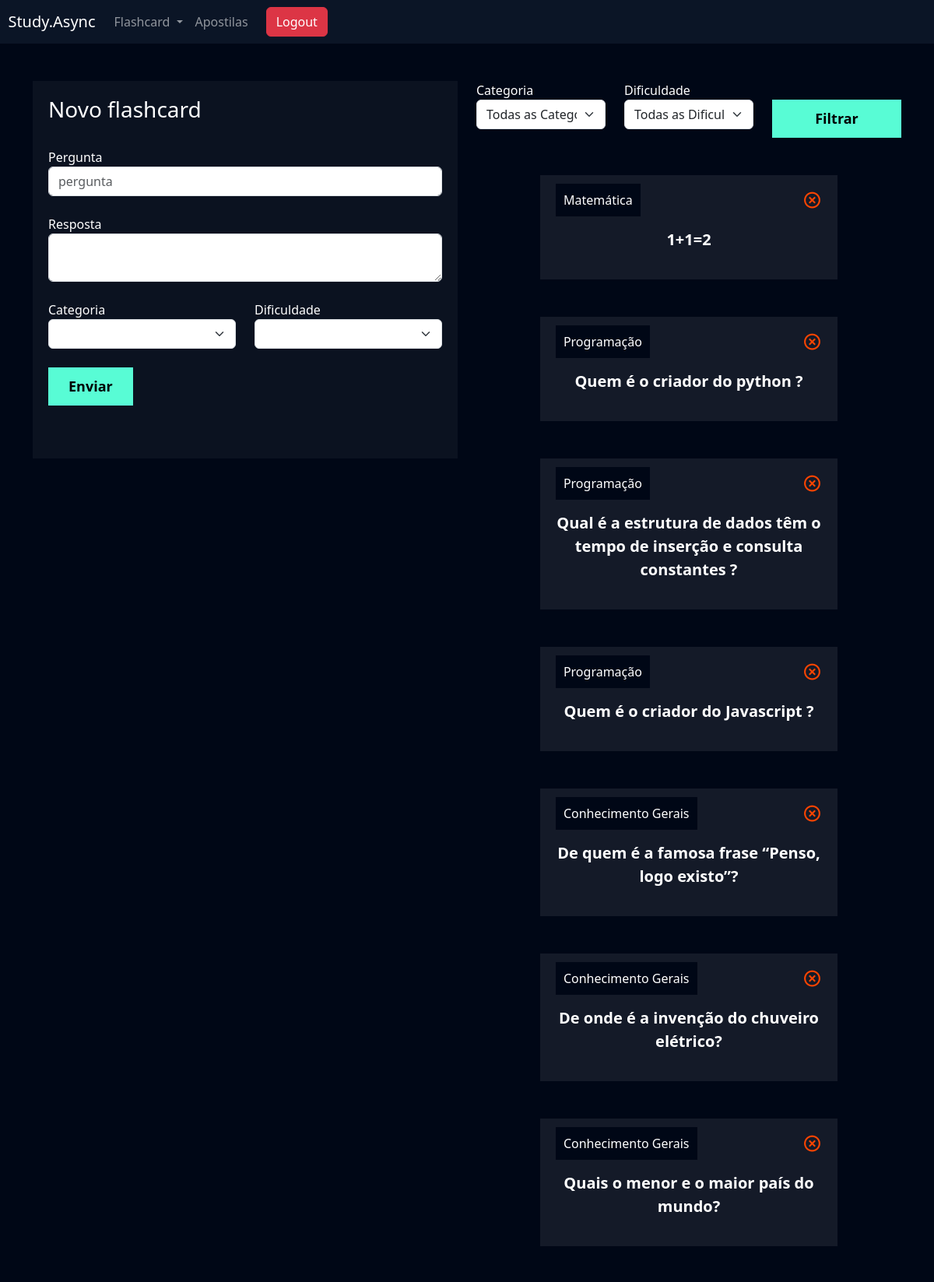
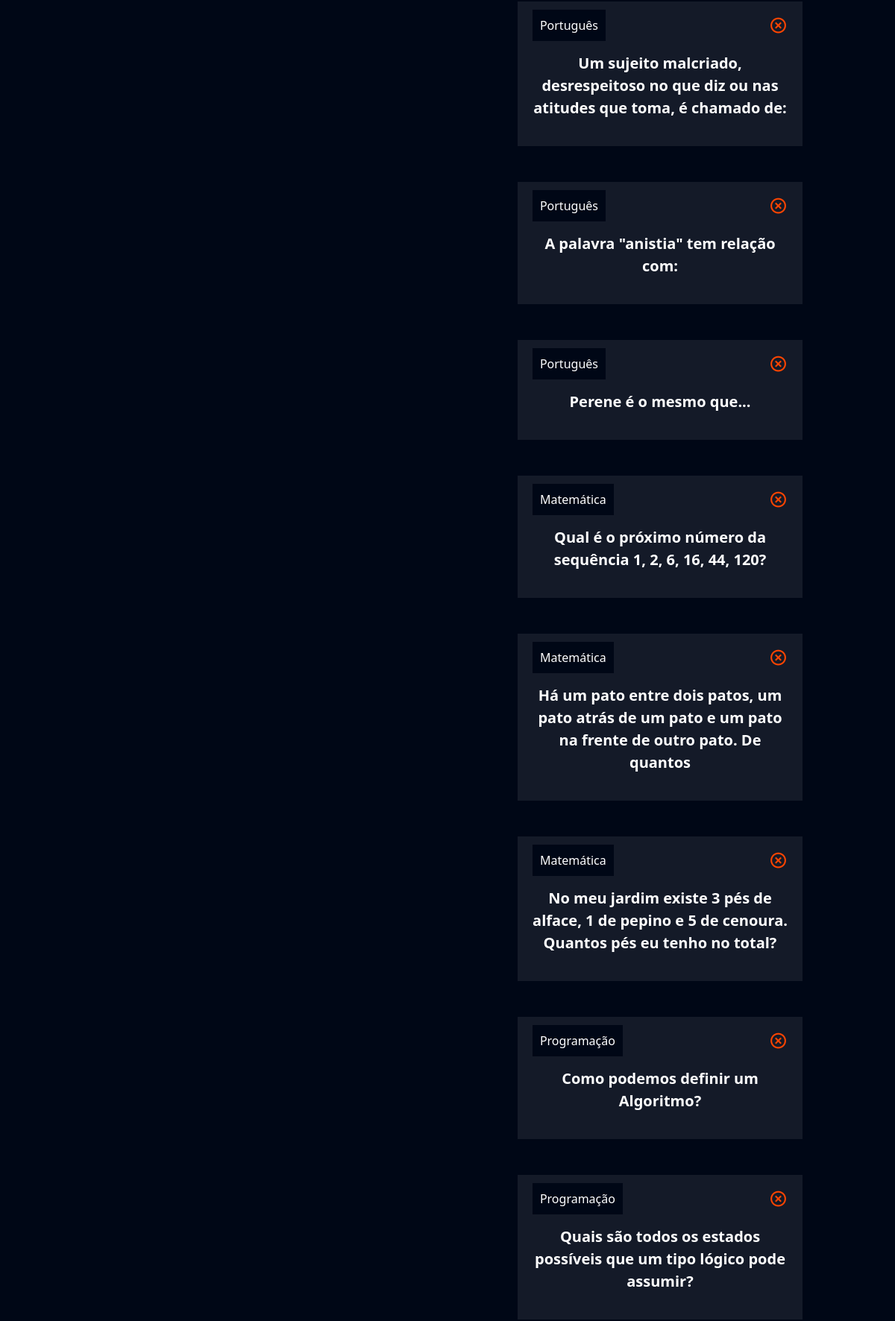
Page /flashcard/novo_flashcard/ (signed in, upper part) on the committed database (2 pictures, top to bottom).
### flashcard/models.py (models this page shows, shortened)
class Flashcard(models.Model):
    DIFICULDADE_CHOICES = (('D', 'Difícil'), ('M', 'Médio'), ('F', 'Fácil'))
    user = models.ForeignKey(User, on_delete=models.DO_NOTHING)
    pergunta = models.CharField(max_length=100)
    resposta = models.TextField()
    categoria = models.ForeignKey(Categoria, on_delete=models.DO_NOTHING)
    dificuldade = models.CharField(max_length=1, choices=DIFICULDADE_CHOICES)

class Categoria(models.Model):
    nome = models.CharField(max_length=20)
    def __str__(self):
        return self.nome

### flashcard/views.py (the view, shortened to what this page needs)
# urls.py: path('novo_flashcard/',views.novo_flashcard,name='novo_flashcard'),
def novo_flashcard(request):
    if not request.user.is_authenticated:
        return redirect(reverse('login'))
    if request.method == 'GET':
        categorias = Categoria.objects.all()
        dificuldades = Flashcard.DIFICULDADE_CHOICES
        flashcards = Flashcard.objects.filter(user=request.user)
        categoria_filtrar = request.GET.get('categoria')
        dificuldade_filtrar = request.GET.get('dificuldade')
        if categoria_filtrar:
            flashcards = flashcards.filter(categoria__id=categoria_filtrar)
        if dificuldade_filtrar:
            flashcards = flashcards.filter(dificuldade=dificuldade_filtrar)
        return render(request,'novo_flashcard.html',{'categorias':categorias,'dificuldades':dificuldades,'flashcards':flashcards})

### flashcard/templates/novo_flashcard.html (shortened to what this page needs)
{% extends "base.html" %}
{% load static %}
{% block 'cabecalho' %}
    <link href="{% static 'usuarios/css/cadastro.css' %}" rel="stylesheet">
    <link href="{% static 'flashcard/css/novo_flashcard.css' %}" rel="stylesheet">
    <link href='https://unpkg.com/boxicons@2.1.4/css/boxicons.min.css' rel='stylesheet'>
{% endblock 'cabecalho' %}
{% block 'conteudo' %}
{% include 'partials/header.html' %}
    <div class="container">
        <br>
        <br>
        <div class="row">
            <div class="col-md">
                <div class="box-form">
                    <form action="{% url 'novo_flashcard' %}" method="POST"> {% csrf_token %}
                        <h3>Novo flashcard</h3>
                        <br>
                        <label>Pergunta</label>
                        <input type="text" class="form-control" placeholder="pergunta" name="pergunta">
                        <br>
                        <label>Resposta</label>
                        <textarea class="form-control" name="resposta"></textarea>
                        <br>
                        <div class="row">
                                <div class="col-md">
                                    <label for="categoria">Categoria</label>
                                    <select class="form-select" name="categoria" id="categoria">
                                        <option value=""></option>
                                        {% for categoria in categorias %}
                                            <option value="{{categoria.id}}">{{categoria.nome}}</option>
                                        {% endfor %}
                                    </select>
                                </div>
                                <div class="col-md">
                                    <label for="">Dificuldade</label>
                                    <select class="form-select" name="dificuldade">
                                        <option value=""></option>
                                        {% for dificuldade in dificuldades %}
                                            <option value="{{dificuldade.0}}">{{dificuldade.1}}</option>
                                        {% endfor %}
                                    </select>
                                </div>
                        </div>
                        <br>
                        <input type="submit" value="Enviar" class="btn-cadastro">
                        <br>
                        <br>
                        <br>
                    </form>
                </div>
            </div>
            <div class="col-md">
                <form action="{% url 'novo_flashcard' %}" method="GET">
                    <div class="row">
                        <div class="col-md">
                            <label for="">Categoria</label>
                            <select name="categoria" id="" class="form-select">
                                <option value="">Todas as Categorias</option>
                            </select>
                        </div>
                        <div class="col-md">
                            <label for="">Dificuldade</label>
                            <select name="dificuldade" id="" class="form-select">
                                <option value="">Todas as Dificuldades</option>
                            </select>
                        </div>
                        <div class="col-md">
                            <br>
                            <input type="submit" style="width: 100%" value="Filtrar" class="btn-cadastro">
                        </div>
                    </div>
                </form>
                <br>
                <br>
                {% for flashcard in flashcards %}
                    <div class="box-new-flashcard" onclick="flip_card({{flashcard.id}});">
                        <div class="flashcard ">
                            <div class="flashcard-categoria">
                                {{flashcard.categoria}}
                            </div>
                            <a href="{% url 'deletar_flashcard' flashcard.id %}"><i class='icone-exit bx bx-x-circle'></i></a>
                            <br>
                            <br>
                            <div class="flashcard-box-item">
                                <p class="flashcard-item">{{flashcard.pergunta}}</p>
                            </div>
                        </div>
                    </div>
                    <br>
                    <br>
                {% endfor %}
            </div>
        </div>
    </div>
{% endblock 'conteudo' %}

### templates/static/geral/css/base.css (style rules this page uses)
:root { --main-color: #0b1526; --dark-color: #000716; --secondary-dark-color: rgb(15, 2, 26); --light-color: #00c1f3; --contrast-color: #f4c96b; --differential-color: #58fcd5; }
body { background-color: var(--dark-color) !important; color: white !important; }

### templates/static/usuarios/css/cadastro.css (style rules this page uses)
* { margin: 0; padding: 0; }
.box-form { padding: 20px; background-color: rgba(217,217,217, .05); color: white !important; }
.btn-cadastro { padding: 10px; background-color: #58fcd5; border: none; border: 1px solid #58fcd5; font-size: 18px; font-weight: bold; padding-left: 25px; padding-right: 25px; }

### templates/static/flashcard/css/novo_flashcard.css (style rules this page uses)
.box-new-flashcard { width: 70%; margin: auto; }
.flashcard { background-color: rgba(255, 255, 255, .08); padding: 20px; }
.flashcard-box-item { text-align: center; }
.flashcard p { font-size: 20px; font-weight: bold; cursor: pointer; }
.flashcard-categoria { background-color: var(--dark-color); display: inline; padding: 10px; }
.icone-exit { float: right; font-size: 25px; color: orangered; }

### rows in the picture
Flashcard: categoria "Matemática", pergunta "1+1=2"
Flashcard: categoria "Programação", pergunta "Quem é o criador do python ?"
Flashcard: categoria "Programação", pergunta "Qual é a estrutura de dados têm o tempo de inserção e consulta constantes ?"
Flashcard: categoria "Programação", pergunta "Quem é o criador do Javascript ?"
Flashcard: categoria "Conhecimento Gerais", pergunta "De quem é a famosa frase “Penso, logo existo”?"
Flashcard: categoria "Conhecimento Gerais", pergunta "De onde é a invenção do chuveiro elétrico?"
Flashcard: categoria "Conhecimento Gerais", pergunta "Quais o menor e o maior país do mundo?"
Flashcard: categoria "Português", pergunta "Um sujeito malcriado, desrespeitoso no que diz ou nas atitudes que toma, é chamado de:"
Flashcard: categoria "Português", pergunta "A palavra \"anistia\" tem relação com:"
Flashcard: categoria "Português", pergunta "Perene é o mesmo que..."
Flashcard: categoria "Matemática", pergunta "Qual é o próximo número da sequência 1, 2, 6, 16, 44, 120?"
Flashcard: categoria "Matemática", pergunta "Há um pato entre dois patos, um pato atrás de um pato e um pato na frente de outro pato. De quantos"
Flashcard: categoria "Matemática", pergunta "No meu jardim existe 3 pés de alface, 1 de pepino e 5 de cenoura. Quantos pés eu tenho no total?"
Flashcard: categoria "Programação", pergunta "Como podemos definir um Algoritmo?"
Flashcard: categoria "Programação", pergunta "Quais são todos os estados possíveis que um tipo lógico pode assumir?"
